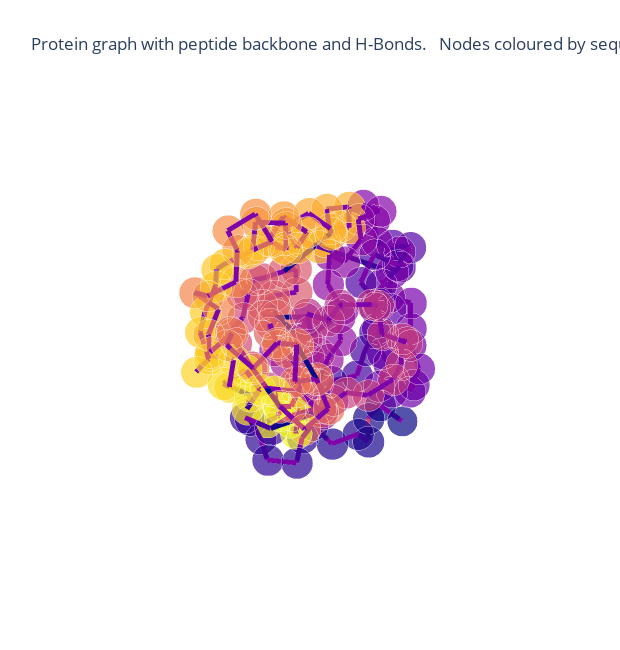

This figure's notebook cell:
### Markdown cell above
### Edge Functions
Graphein is implemented in a functional fashion. In this case, this means in order to compute edges, we pass a list of edge construction functions to the construction. We have supplied a number of edge computation functions. These are located in:
* [`graphein.protein.edges.distance`](https://graphein.ai/modules/graphein.protein.html#module-graphein.protein.edges.distance)
* [`graphein.protein.edges.intramolecular`](https://graphein.ai/modules/graphein.protein.html#module-graphein.protein.edges.intramolecular) (these rely on an installation of [GetContacts](https://getcontacts.github.io/), an optional dependency) and a separate [GetContactsConfig](https://graphein.ai/modules/graphein.protein.html#graphein.protein.config.GetContactsConfig)
* [`graphein.protein.edges.atomic`](https://graphein.ai/modules/graphein.protein.html#module-graphein.protein.edges.atomic) (these are used in atomic-level graphs and we discuss these in [another notebook tutorial](https://graphein.ai/notebooks/atom_graph_tutorial.html))

However, edge functions are simple functions that take in an `nx.Graph` and return an `nx.Graph` with added edges. This means users can easily define their own to suit their purposes! Let's take a closer look at some of the in-built functions before defining our own.

#### Built-in Edge Functions

### Code cell
from graphein.protein.edges.distance import add_hydrogen_bond_interactions, add_peptide_bonds

new_edge_funcs = {"edge_construction_functions": [add_peptide_bonds, add_hydrogen_bond_interactions]}
config = ProteinGraphConfig(**new_edge_funcs)


g = construct_graph(config=config, pdb_code="3eiy")
p = plotly_protein_structure_graph(
    g,
    colour_edges_by="kind",
    colour_nodes_by="seq_position",
    label_node_ids=False,
    plot_title="Protein graph with peptide backbone and H-Bonds. \n Nodes coloured by sequence position. Edges coloured by type.",
    node_size_multiplier=1,
    )
p.show()

### Figure 1 — Plotly figure (JSON) as saved in the notebook; plotly's stock layout.template omitted (floating-point values rounded to 4 significant figures; data arrays with more than 128 entries replaced by an {"elided": "..."} marker saying what was removed)
{"data": [{"hoverinfo": "text+x+y+z", "marker": {"color": {"elided": "174x4 float values"}, "opacity": 0.7, "size": {"elided": "174 int values"}, "symbol": "circle"}, "mode": "markers", "text": {"elided": "174 str values"}, "type": "scatter3d", "x": {"elided": "174 float values"}, "y": {"elided": "174 float values"}, "z": {"elided": "174 float values"}}, {"hoverinfo": "text", "line": {"color": {"elided": "549x4 float values"}, "width": 10}, "mode": "lines", "text": {"elided": "549 str values"}, "type": "scatter3d", "x": {"elided": "549 float values"}, "y": {"elided": "549 float values"}, "z": {"elided": "549 float values"}}], "layout": {"height": 650, "margin": {"t": 100}, "scene": {"xaxis": {"showbackground": false, "showgrid": false, "showline": false, "showticklabels": false, "title": {"text": ""}, "zeroline": false}, "yaxis": {"showbackground": false, "showgrid": false, "showline": false, "showticklabels": false, "title": {"text": ""}, "zeroline": false}, "zaxis": {"showbackground": false, "showgrid": false, "showline": false, "showticklabels": false, "title": {"text": ""}, "zeroline": false}}, "showlegend": false, "title": {"text": "Protein graph with peptide backbone and H-Bonds. \n Nodes coloured by sequence position. Edges coloured by type."}, "width": 620}}
